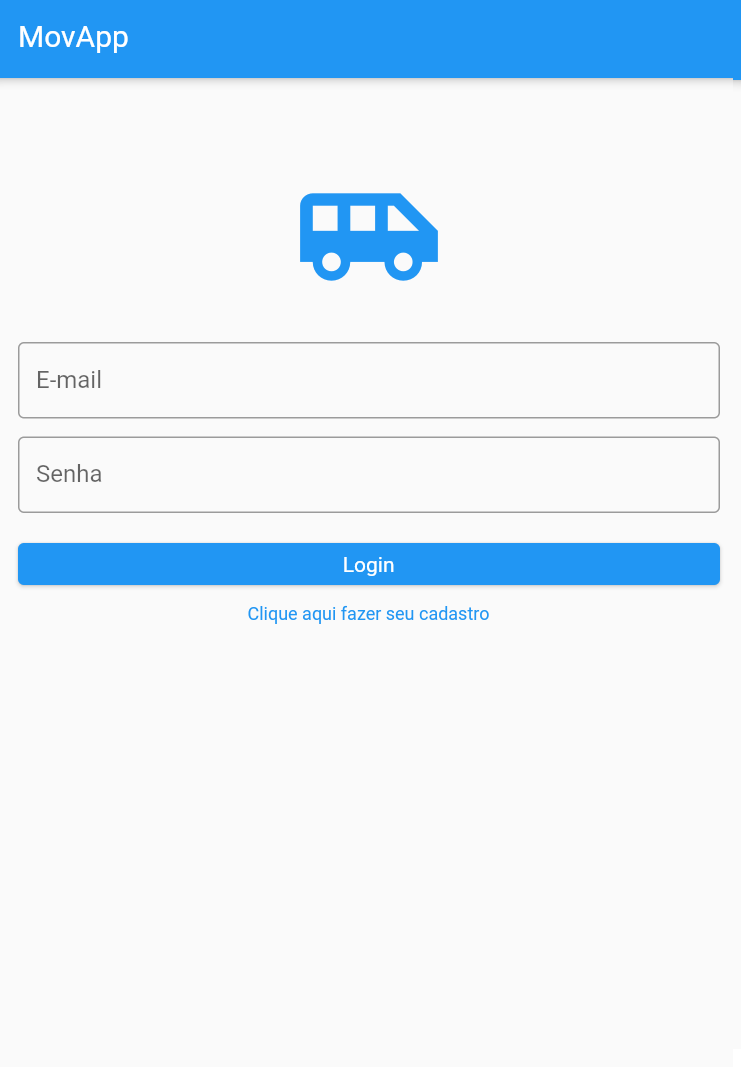
#> input picture code/Aula 20260313/tela_login.png, 741 x 1067 px
$ python main.py
#> lines starting #> are read from the running program, lines starting #| are printed output that depends on the picture
import PIL.Image
import numpy
import random

if __name__ == '__main__':
    # Preencher uma  imagem com valores random
    image1 = numpy.random.randint(low = 0, high = 256, size=(800,600,3))
    #print(image1)
    picture1 = PIL.Image.fromarray(image1.astype('uint8'), 'RGB')
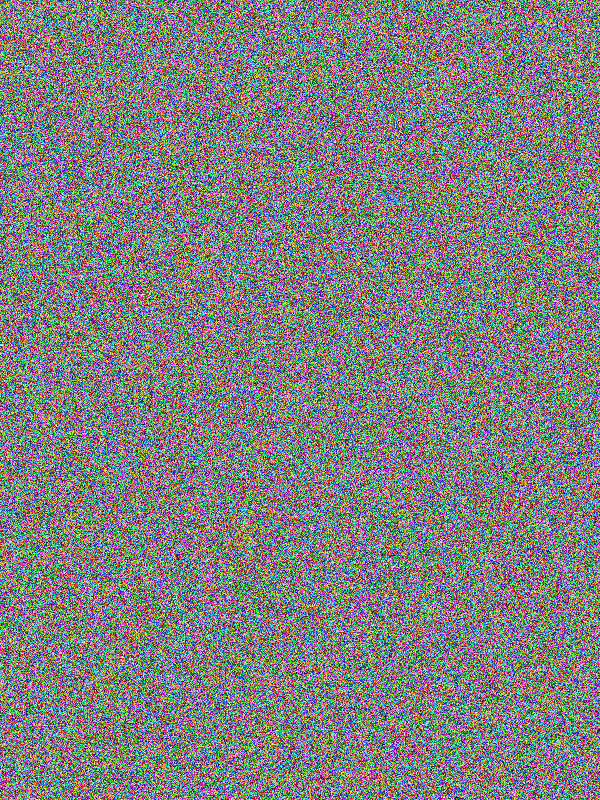
#> picture1: PIL image 600x800 RGB; mean R, G, B 127.6, 127.5, 127.5
    picture1.save('image1.png')

    # Preencher com preto
    image2 = numpy.zeros(shape=(600,800,3))
    #print(image2)
    picture2 = PIL.Image.fromarray(image2.astype('uint8'), 'RGB')
#> picture2: PIL image 800x600 RGB; every value is 0
    picture2.save('image2.png')

    image3 = 128 * numpy.ones(shape=(800,600,3))
    #print(image3)
    picture3 = PIL.Image.fromarray(image3.astype('uint8'), 'RGB')
#> picture3: PIL image 600x800 RGB; every value is 128
    picture3.save('image3.png')

    # [12 lines of commented-out code are left out]

    image5 = PIL.Image.open("./tela_login.png")
#> image5 is the input picture: PIL image 741x1067 RGBA; mean R, G, B, A 223.1, 237.1, 248.2, 255
    image5 = numpy.array(image5)
    print(image5.shape)
#| (1067, 741, 4)

    for x_pixel in range (741):
        for y_pixel in range (1067):
            image5[y_pixel][x_pixel][0] = 0
            image5[y_pixel][x_pixel][2] = 0
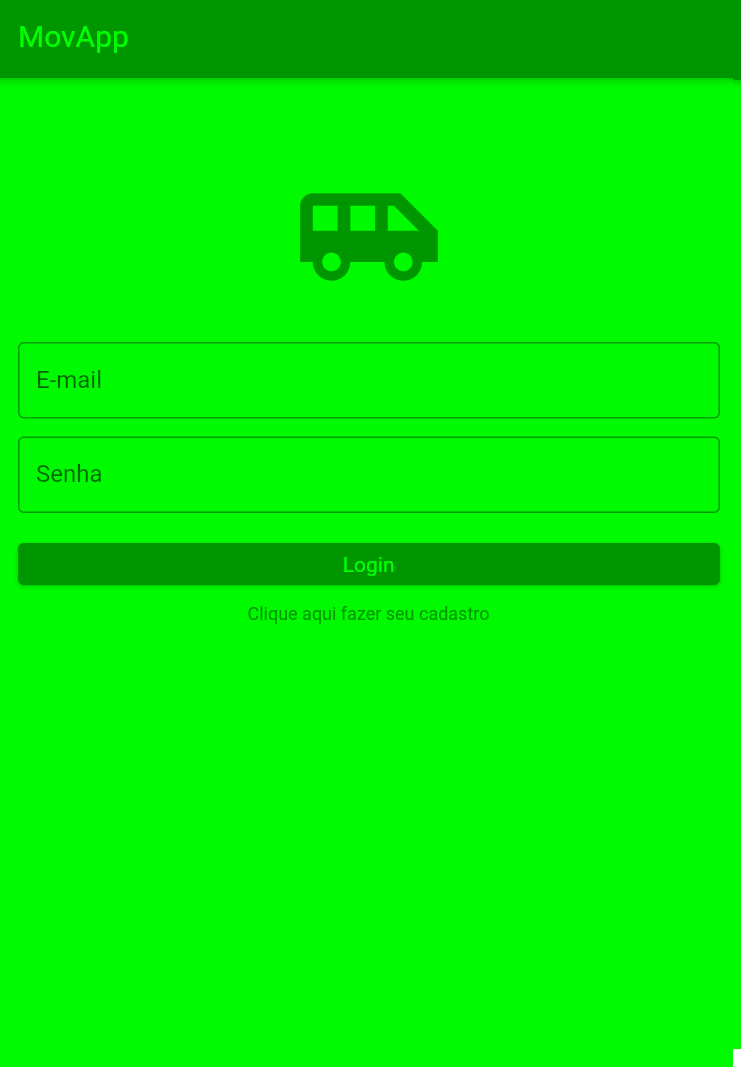
#> image5: shape (1067, 741, 4); mean R, G, B, A 0, 237.1, 0, 255; transparent parts drawn white

    picture5 = PIL.Image.fromarray(image5.astype('uint8'), 'RGBA')
    picture5.save('nova.png')
